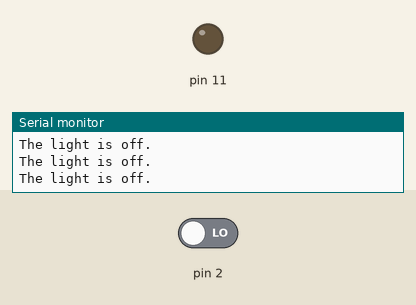
Simulated run of this sketch. Board: Arduino Uno, built with avr-gcc and run on an emulated ATmega328P. Shown: output pins drawn as LEDs (lit = HIGH), the last lines printed to the serial monitor. The test bench sets the inputs (shaded band); at power-on: pin 2 LOW.

Above: at 1.3 s.
1.4 s: pin 2 driven HIGH
At 2.3 s:
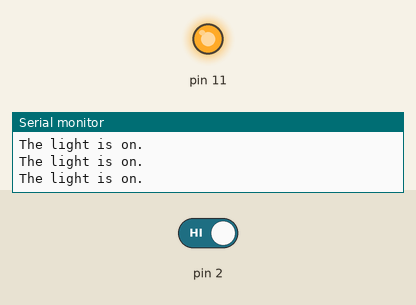
3.0 s: pin 2 driven LOW
At 3.4 s:
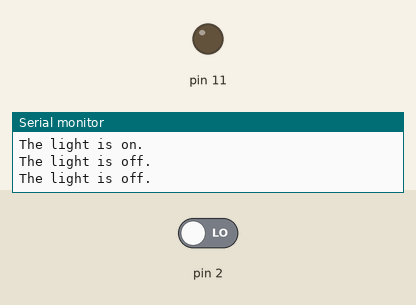
Timing chart, 0 to 6.0 s (numbered marks = the images above; inputs shaded):
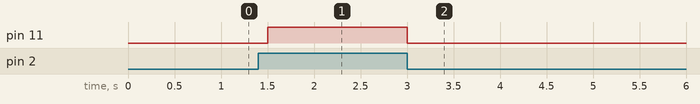

The sketch:

1.09.3_Light_Switch.ino
```cpp
// Unit 1 Digital Sandbox
// Tutorial 1.09 Serial Print

// Create a program where when the switch at D2 is on, your choice of LED turns on, and the monitor prints “The light is on.”
// When the switch at D2 is off, the LED is off, and the monitor prints “The light is off.”

// It’s fine if the monitor continues printing whatever state the light is in.

void setup()
{
  Serial.begin(9600);
  pinMode(11, OUTPUT);
  pinMode(2, INPUT);
}

void loop(){
  if (digitalRead(2) == HIGH){
    Serial.println("The light is on.");
    digitalWrite(11, HIGH);
  }

  else{
    Serial.println("The light is off.");
    digitalWrite(11, LOW);
  }

  delay(250);
}
```

Measured:
- after the input at 1.4 s, pin 11: LOW → HIGH after 0.10 s
- after the input at 3.0 s, pin 11: HIGH → LOW at once
